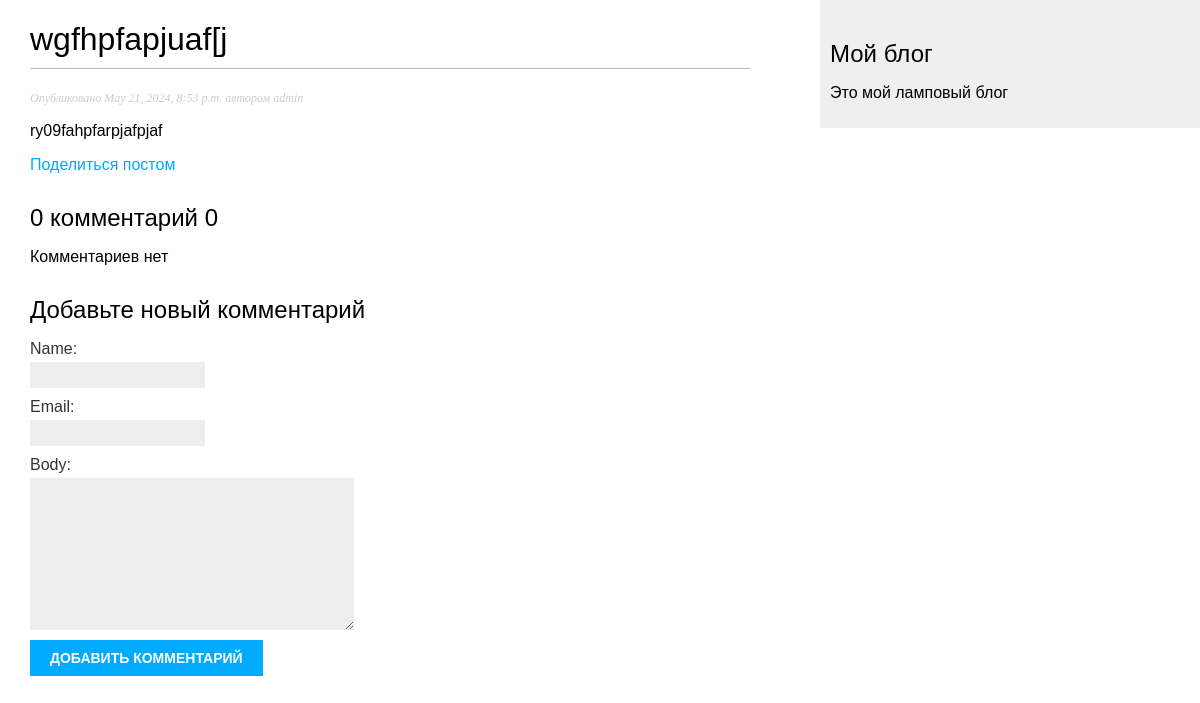
The app's page /blog/4/ with its own data.
### blog/models.py (models this page shows, shortened)
class Post(models.Model):
    class Status(models.TextChoices):
        DRAFT = 'DF', 'Draft'
        PUBLISHED = 'PB', 'Published'
    tags = TaggableManager()
    title = models.CharField(max_length=200)
    slug = models.SlugField(max_length=200)
    author = models.ForeignKey(User,
                               on_delete=models.CASCADE,
                               related_name='blog_posts')
    body = models.TextField()
    publish = models.DateTimeField(default=timezone.now)
    created = models.DateTimeField(auto_now_add=True)
    updated = models.DateTimeField(auto_now=True)
    status = models.CharField(max_length=2, choices=Status.choices, default=Status.DRAFT)
    objects = models.Manager()
    published = PublishedManager()
    class Meta:
        ordering = ['-publish']
        indexes = [
            models.Index(fields=['-publish'])
        ]

### blog/views.py (the view)
# urls.py: path('<int:id>/',views.post_detail, name='post_detail'),
def post_detail(request, id):
    try:
        post = Post.published.get(id = id)
        comments = post.comments.filter(active=True)
        form=CommentForm()
    except Post.DoesNotExist:
        raise Http404("No Post found")
    return render (request,
                   'blog/post/detail.html',
                  {'post': post,
                   'comments':comments,
                   'form':form})

### blog/forms.py
class CommentForm(forms.ModelForm):
    class Meta:
        model = Comment
        fields = ['name','email','body']

### blog/models.py (called while the page is built)
    def get_queryset(self):
        return super().get_queryset().filter(status = Post.Status.PUBLISHED)

### blog/templates/blog/post/detail.html (shortened to what this page needs)
{% extends "blog/base.html" %}
{% block content %}
<h1>{{ post.title }} </h1>
<p class = "date">
    Опубликовано {{post.publish}} автором {{post.author}}
</p>
{{post.body|linebreaks}}
<p>
    <a href="{% url "blog:post_share" post.id %}"> Поделиться постом</a>
</p>
{% with comments.count as total_comments %}
<h2>{{total_comments}} комментарий {{total_comments}}</h2>
{% endwith%}
{% for comment in comments %}
<div class="comment">
    <p class = "info">
        Комментарий {{forloop.counter}} от {{comment.name}}
        {{comment.created}}
    </p>
    {{comment.body|linebreaks}}
</div>
{% empty %}
<p> Комментариев нет </p>
{%endfor %}
{% include "blog/post/includes/comment_form.html" %}
{% endblock %}

### blog/static/css/blog.css (style rules this page uses)
body { margin:0; padding:0; font-family:helvetica, sans-serif; }
a { color:#00abff; text-decoration:none; }
h1 { font-weight:normal; border-bottom:1px solid #bbb; padding:0 0 10px 0; }
h2 { font-weight:normal; margin:30px 0 0; }
p.date { color:#ccc; font-family: georgia, serif; font-size: 12px; font-style: italic; }
label { float:left; clear:both; color:#333; margin-bottom:4px; }
input, textarea { clear:both; float:left; margin:0 0 10px; background:#ededed; border:0; padding:6px 10px; font-size:12px; }

### records on screen
Post: title "wgfhpfapjuaf[j", publish "May 21, 2024, 8:53 p.m.", author "admin", body "ry09fahpfarpjafpjaf"

### other values on screen
{{ total_comments }} "0"
